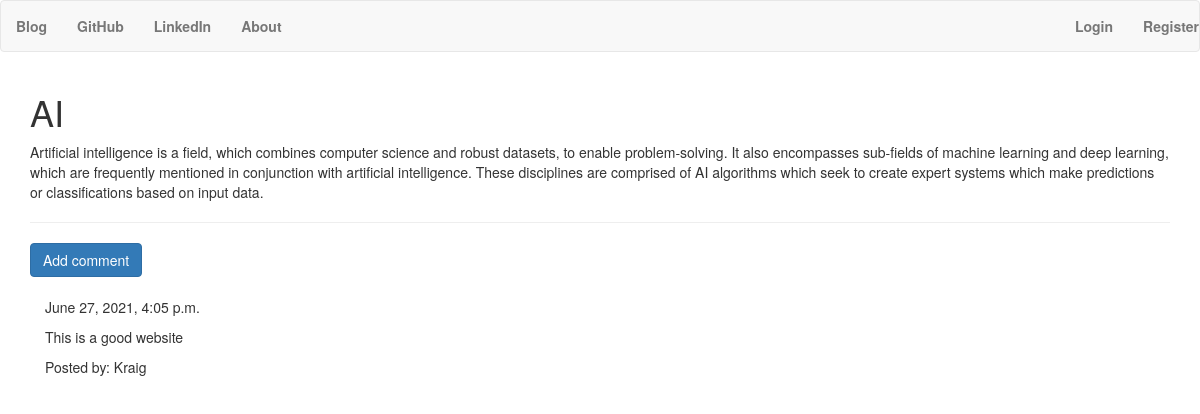
The page /blogpost/13/ on the database its author committed.
### blog/models.py (models this page shows, shortened)
class BlogPost(models.Model):
    author = models.ForeignKey('auth.User',on_delete=models.CASCADE)
    title = models.CharField(max_length=50)
    text = models.TextField()
    created_date = models.DateTimeField(default=timezone.now)
    published_date = models.DateTimeField(blank=True,null=True)

class BlogComment(models.Model):
    post = models.ForeignKey('blog.BlogPost',on_delete=models.CASCADE,related_name='comments')
    author = models.CharField(max_length=50)
    text = models.TextField()
    created_date = models.DateTimeField(default=timezone.now)
    approved_comment = models.BooleanField(default=False)

### blog/views.py (the view)
# urls.py: path('blogpost/<int:pk>/',views.BlogPostDetailView.as_view(),name='blogpost_detail'),
class BlogPostDetailView(DetailView):
    model = BlogPost
    def get_context_data(self, **kwargs):
        context = super().get_context_data(**kwargs)
        context['comments'] = BlogComment.objects.filter(post=context['blogpost'])
        return context

### blog/templates/blog/blogpost_detail.html (shortened to what this page needs)
{% extends 'blog/base.html' %}
{% block content %}
    <h1 class = "posttitle loader">{{ blogpost.title}}</h1>
    <p class='postcontent'>{{ blogpost.text|safe|linebreaksbr}}</p>
    <hr>
    {% if user.is_authenticated%}
    <a href="{% url 'add_comment_to_post' pk=blogpost.pk %}" class="btn btn-primary btn-comment">Add comment</a>
    {% else %}
    <a href="{% url 'register' %}" class="btn btn-primary btn-comment">Add comment</a>
    {% endif %}
    <div class="container">
        {% for comment in comments %}
            <br>
            {% if user.is_authenticated or comment.approved_comment %}
                {{ comment.created_date }}
                <p>{{ comment.text|safe|linebreaks }}</p>
                <p>Posted by: {{ comment.author }}</p>
            {% endif %}
        {% empty %}
            <p>No comments</p>
        {% endfor %}
    </div>
{% endblock content %}

### blog/static/css/styles.css (style rules this page uses)
body { background-image: url("https://coolwallpapers.me/th700/5290495-pencil-wooden-color-tip-point-white-desk-art-drawing-draw-work-space-white-background-minimal-simple-writing-write-blogging-blog-business-png-images.jpg"); background-position: center; background-repeat: no-repeat; background-size: cover; }

### rows shown on the page
BlogPost: title "AI", text "Artificial intelligence is a field, which combines computer science and robust datasets, to enable problem-solving. It also encompasses sub-fields of machine learning and deep learning, which are frequently mentioned in conjunction with artificial intelligence. These disciplines are comprised of AI algorithms which seek to create expert systems which make predictions or classifications based on input data."
BlogComment: created_date "June 27, 2021, 4:05 p.m.", text "This is a good website", author "Kraig"
